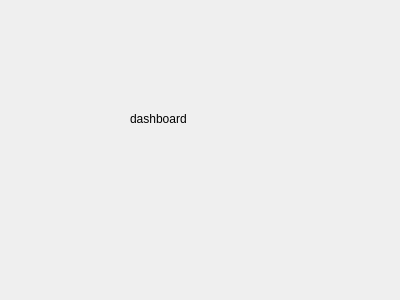
<?xml version="1.0" encoding="UTF-8"?>
<ui version="4.0">
 <class>Form</class>
 <widget class="QWidget" name="Form">
  <property name="geometry">
   <rect>
    <x>0</x>
    <y>0</y>
    <width>400</width>
    <height>300</height>
   </rect>
  </property>
  <property name="windowTitle">
   <string>Form</string>
  </property>
  <widget class="QLabel" name="label">
   <property name="geometry">
    <rect>
     <x>130</x>
     <y>110</y>
     <width>211</width>
     <height>17</height>
    </rect>
   </property>
   <property name="text">
    <string>dashboard</string>
   </property>
  </widget>
 </widget>
 <resources/>
 <connections/>
</ui>
